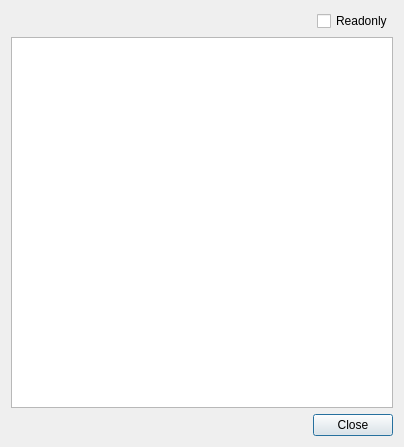
<?xml version="1.0" encoding="UTF-8"?>
<ui version="4.0">
 <class>DialogDataInspector</class>
 <widget class="QDialog" name="DialogDataInspector">
  <property name="windowModality">
   <enum>Qt::NonModal</enum>
  </property>
  <property name="geometry">
   <rect>
    <x>0</x>
    <y>0</y>
    <width>404</width>
    <height>447</height>
   </rect>
  </property>
  <property name="windowTitle">
   <string>Data inspector</string>
  </property>
  <property name="modal">
   <bool>false</bool>
  </property>
  <layout class="QVBoxLayout" name="verticalLayout">
   <item>
    <layout class="QHBoxLayout" name="horizontalLayout_2">
     <item>
      <spacer name="horizontalSpacer_2">
       <property name="orientation">
        <enum>Qt::Horizontal</enum>
       </property>
       <property name="sizeHint" stdset="0">
        <size>
         <width>40</width>
         <height>20</height>
        </size>
       </property>
      </spacer>
     </item>
     <item>
      <widget class="QCheckBox" name="checkBoxReadonly">
       <property name="text">
        <string>Readonly</string>
       </property>
      </widget>
     </item>
    </layout>
   </item>
   <item>
    <widget class="QTableWidget" name="tableWidgetDataInspector">
     <property name="editTriggers">
      <set>QAbstractItemView::NoEditTriggers</set>
     </property>
     <property name="selectionMode">
      <enum>QAbstractItemView::SingleSelection</enum>
     </property>
     <property name="selectionBehavior">
      <enum>QAbstractItemView::SelectRows</enum>
     </property>
     <attribute name="horizontalHeaderStretchLastSection">
      <bool>true</bool>
     </attribute>
     <attribute name="verticalHeaderVisible">
      <bool>false</bool>
     </attribute>
     <attribute name="verticalHeaderMinimumSectionSize">
      <number>20</number>
     </attribute>
     <attribute name="verticalHeaderDefaultSectionSize">
      <number>20</number>
     </attribute>
    </widget>
   </item>
   <item>
    <layout class="QHBoxLayout" name="horizontalLayout">
     <item>
      <spacer name="horizontalSpacer">
       <property name="orientation">
        <enum>Qt::Horizontal</enum>
       </property>
       <property name="sizeHint" stdset="0">
        <size>
         <width>40</width>
         <height>20</height>
        </size>
       </property>
      </spacer>
     </item>
     <item>
      <widget class="QPushButton" name="pushButtonClose">
       <property name="text">
        <string>Close</string>
       </property>
      </widget>
     </item>
    </layout>
   </item>
  </layout>
 </widget>
 <resources/>
 <connections/>
</ui>
